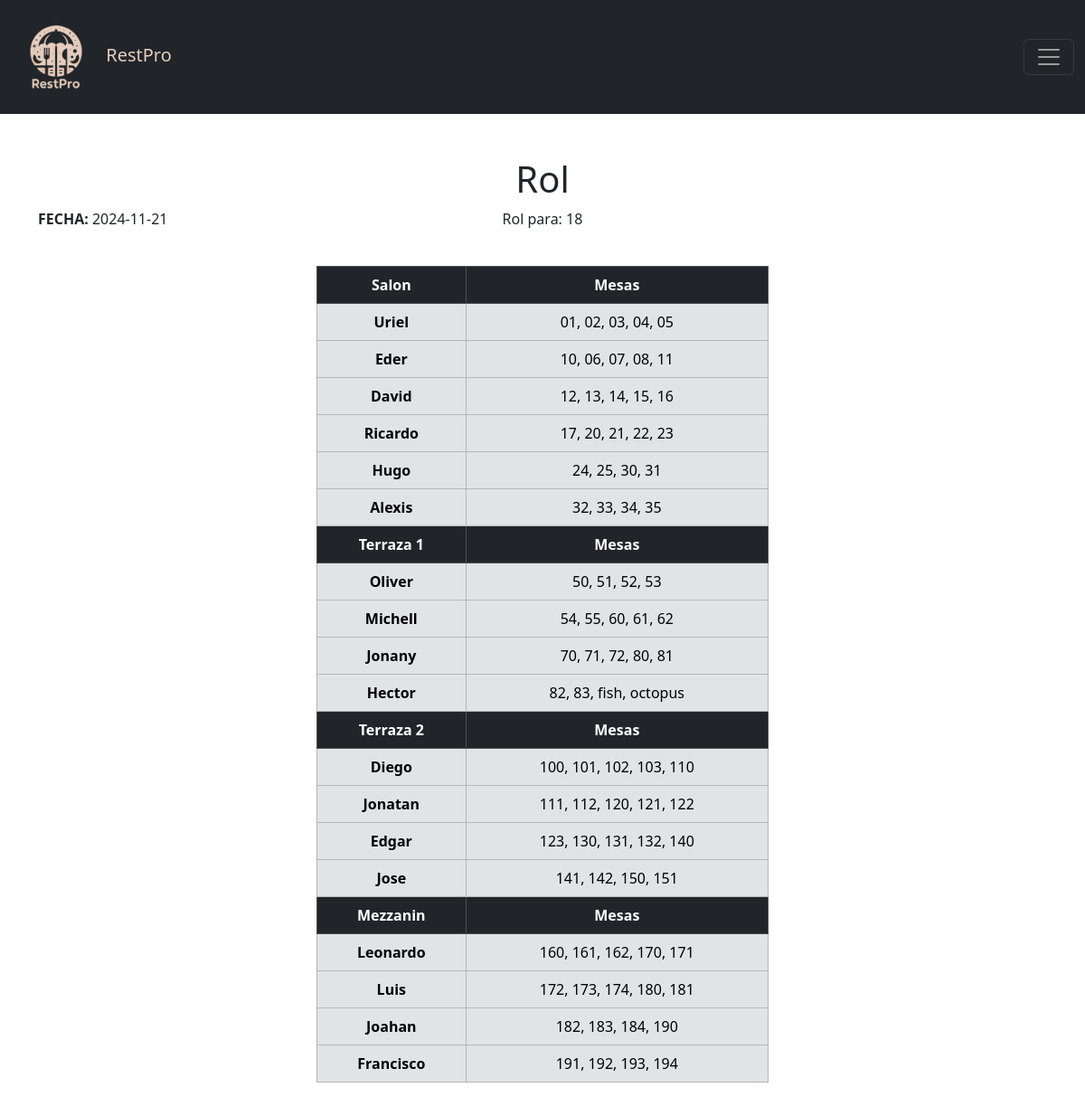
Screenshot of /vistas/rol/rol.php (signed in) with the database file from the repository.
### tables this page shows
CREATE TABLE `areas` (
  `id` int NOT NULL,
  `nombre` varchar(50) NOT NULL COMMENT 'Nombre de area',
  `descripcion` varchar(250) NOT NULL COMMENT 'Descripcion de area'
);

### www/vistas/rol/consultas/consultas.php (called while the page is built, shortened)
<?php
$hoy = date("w");
if ($hoy >= 1 && $hoy <= 4) {
    $resultCount = $pdo->query('SELECT COUNT(*) FROM personal WHERE estado = 1 AND descanso != ' . $hoy . ' AND descanso != "fines" ');
} else {
    $result = $pdo->query('SELECT * FROM personal WHERE estado = 1 AND (descanso != ' . $hoy . ' OR descanso = "fines" )');
    $resultCount = $pdo->query('SELECT COUNT(*) FROM personal WHERE estado = 1 AND (descanso != ' . $hoy . ' OR descanso = "fines" )');
}
$ctn_meseros = 0;
$n_meseros = $resultCount->fetchColumn();
$result = $pdo->query("SELECT * FROM areas");
if ($result->rowCount() > 0) {
    $resultAreas = $result->fetchAll(PDO::FETCH_OBJ);
}
$fecha = date('Y-m-d');
$result = $pdo->query("SELECT * FROM vista_mesero_mesa WHERE fecha = '$fecha'");
if ($result->rowCount() > 0) {
    $result_vista_meseros_mesas = $result->fetchAll(PDO::FETCH_OBJ);
}
$result = $pdo->query("SELECT * FROM vista_mesas_estaciones WHERE rol_descripcion = $n_meseros");
if ($result->rowCount() > 0) {
    $resultEstaciones = $result->fetchAll(PDO::FETCH_OBJ);
}

### www/vistas/rol/rol.php (the view, shortened to what this page needs)
<?php
$ubicacion = "../../";
$titulo = "Rol";
include($ubicacion . "includes/header.php");
include("consultas/consultas.php");
?>
<link rel="stylesheet" href="<?php echo $ubicacion; ?>/assets/tools/styles/estilos_vistas.css">
<div class="container mt-3">
    <h1 class="text-center"><?php echo $titulo; ?></h1>
    <?php if (isset($resultEstaciones)) { ?>
        <div class="row">
            <div class="col">
                <p><strong>FECHA: </strong><?php echo isset($fecha) ? $fecha : date('Y-m-d'); ?></p>
            </div>
            <div class="col centrar">
                Rol para: <?php echo $resultEstaciones[0]->rol_descripcion; ?>
            </div>
            <div class="col" style="text-align: right;">
            </div>
        </div>
        <br>
        <div class="centrar d-flex">
            <?php
            if (isset($result_vista_meseros_mesas)) {
                include_once 'consultas/tabla_rol_creado.php';
            } ?>
        </div>
        <?php
    } ?>
</div>

### www/vistas/rol/consultas/tabla_rol_creado.php (shortened to what this page needs)
<table class="table table-bordered table-dark" style="width: 500px;">
    <?php
    foreach ($resultAreas as $iterador_area => $area):
        $nombre_area = $area->nombre;
        ?>
        <thead>
            <tr>
                <th scope="col"><?php echo $nombre_area; ?></th>
                <th scope="col">Mesas</th>
            </tr>
        </thead>
        <tbody class="table-secondary">
            <?php
                foreach ($result_vista_meseros_mesas as $mesero):
                    if ($meserosxArea_acumulados[$iterador_area] == $ctn_meseros) {
                        break;
                    }
                    $nombre = $result_vista_meseros_mesas[$ctn_meseros]->mesero;
                    $mesas = $result_vista_meseros_mesas[$ctn_meseros]->mesas;
                    $ctn_meseros += 1; ?>
                <tr>
                    <th scope="row"><?php echo $nombre; ?></th>
                    <td><?php echo $mesas; ?></td>
                </tr>
                <?php
                endforeach ?>
        </tbody>
        <?php $ctn_areas += 1; endforeach ?>
</table>

### www/assets/tools/styles.css (style rules this page uses)
.row { display: flex; row-gap: 48px; }
.centrar { text-align: center; justify-content: center; align-items: center; }
.container { margin-top: 50px; }

### www/assets/tools/styles/estilos_vistas.css (style rules this page uses)
.table { table-layout: auto; width: auto; }

### rows the page displays
areas: nombre "Salon", nombre "Uriel", mesas "01, 02, 03, 04, 05", nombre "Eder", mesas "10, 06, 07, 08, 11", nombre "David", mesas "12, 13, 14, 15, 16", nombre "Ricardo", mesas "17, 20, 21, 22, 23", nombre "Hugo", mesas "24, 25, 30, 31", nombre "Alexis", mesas "32, 33, 34, 35"
areas: nombre "Terraza 1", nombre "Oliver", mesas "50, 51, 52, 53", nombre "Michell", mesas "54, 55, 60, 61, 62", nombre "Jonany", mesas "70, 71, 72, 80, 81", nombre "Hector", mesas "82, 83, fish, octopus"
areas: nombre "Terraza 2", nombre "Diego", mesas "100, 101, 102, 103, 110", nombre "Jonatan", mesas "111, 112, 120, 121, 122", nombre "Edgar", mesas "123, 130, 131, 132, 140", nombre "Jose", mesas "141, 142, 150, 151"
areas: nombre "Mezzanin", nombre "Leonardo", mesas "160, 161, 162, 170, 171", nombre "Luis", mesas "172, 173, 174, 180, 181", nombre "Joahan", mesas "182, 183, 184, 190", nombre "Francisco", mesas "191, 192, 193, 194"

### other values shown
$titulo "Rol"
$resultEstaciones[0]->rol_descripcion "18"
